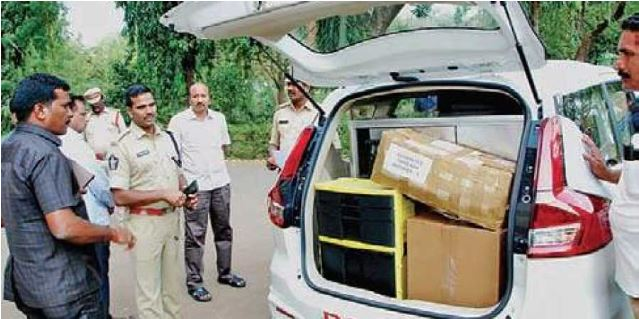
#> input picture week8/img1.png, 639 x 319 px
$ python Imageprocessing.py
#> lines starting #> are read from the running program, lines starting #| are printed output that depends on the picture
# -*- coding: utf-8 -*-
"""
Created on Tue Mar 31 09:34:06 2020

@author: user
"""
#Example 1
#from PIL import Image
#img = Image.open("img1.png")
##images are processd in terms of matrices ie. transpose operation
#transpose_image=img.transpose(Image.FLIP_LEFT_RIGHT)
##save it to a human understandable format
#transpose_image.save("corrected.png")
#print("Done Processing(Flipping).")

#Example 2
import cv2
img = cv2.imread("img1.png")    #reading Image
#> img is the input picture: shape (319, 639, 3); mean B, G, R 127.5, 137, 136.2
clahe = cv2.createCLAHE()       #preparation for clahe
#this works well for black n white images.

#convert to grey scale image
gray_img=cv2.cvtColor(img, cv2.COLOR_BGR2GRAY)
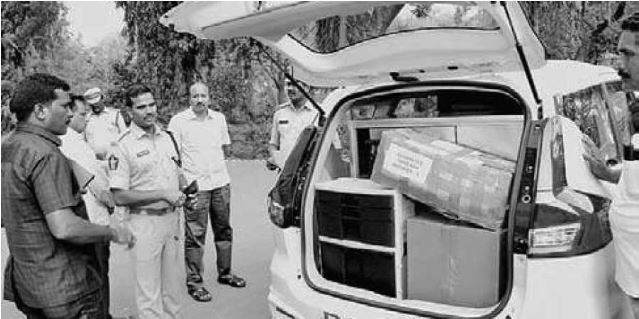
#> gray_img: shape (319, 639); min 0, max 255, mean 135.7

#apply enhancement
enh_img= clahe.apply(gray_img)
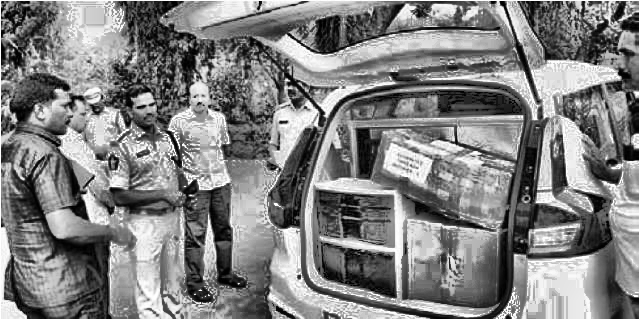
#> enh_img: shape (319, 639); min 0, max 255, mean 129.2

cv2.imwrite("enhanced.png",enh_img)     #saving it to proper format

print("Done Processing(Enhancement).")
